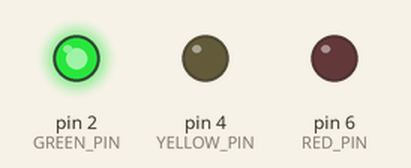
Simulated run of this sketch. Board: Arduino Uno, built with avr-gcc and run on an emulated ATmega328P. Parts: output pins drawn as LEDs (lit = HIGH).

Above: at 2.0 s.
At 4.7 s:
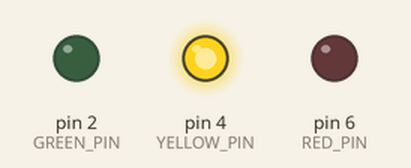
At 7.5 s:
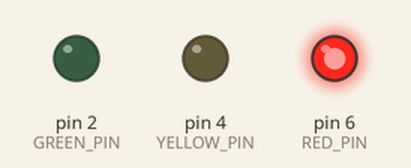
Timing chart, 0 to 12.4 s (numbered marks = the images above):
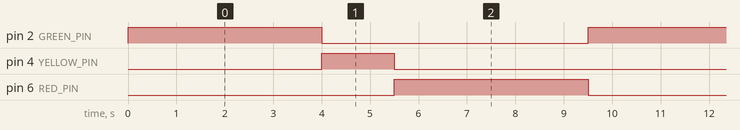

The sketch:

traffic_light.ino
```cpp
const int RED_PIN = 6;
const int YELLOW_PIN = 4;
const int GREEN_PIN = 2;

void setup() {
  pinMode(RED_PIN, OUTPUT);
  pinMode(YELLOW_PIN, OUTPUT);
  pinMode(GREEN_PIN, OUTPUT);
}

void loop() {

  //Green(Go)
  digitalWrite(GREEN_PIN, HIGH);
  digitalWrite(YELLOW_PIN, LOW);
  digitalWrite(RED_PIN, LOW);
  delay(4000);

  //Yellow(Slow)
  digitalWrite(GREEN_PIN, LOW);
  digitalWrite(YELLOW_PIN, HIGH);
  digitalWrite(RED_PIN, LOW);
  delay(1500);

  //Red(Stop)
  digitalWrite(GREEN_PIN, LOW);
  digitalWrite(YELLOW_PIN, LOW);
  digitalWrite(RED_PIN, HIGH);
  delay(4000);
}
```

Measured:
- by itself, pin 2 (GREEN_PIN), pin 6 (RED_PIN): alternates HIGH for 4.0 s and LOW for 5.5 s
- by itself, pin 4 (YELLOW_PIN): alternates HIGH for 1.5 s and LOW for 8.0 s
- by itself, everything shown: repeats every 9.5 s, in 3 steps
